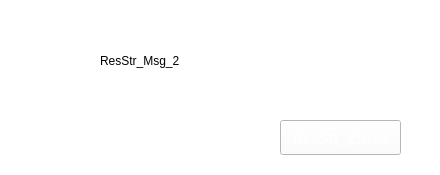
<?xml version="1.0" encoding="UTF-8"?>
<ui version="4.0">
 <class>SettingWarming</class>
 <widget class="QDialog" name="SettingWarming">
  <property name="geometry">
   <rect>
    <x>0</x>
    <y>0</y>
    <width>440</width>
    <height>175</height>
   </rect>
  </property>
  <property name="minimumSize">
   <size>
    <width>440</width>
    <height>175</height>
   </size>
  </property>
  <property name="maximumSize">
   <size>
    <width>440</width>
    <height>175</height>
   </size>
  </property>
  <property name="sizeIncrement">
   <size>
    <width>11</width>
    <height>0</height>
   </size>
  </property>
  <property name="windowTitle">
   <string/>
  </property>
  <property name="styleSheet">
   <string notr="true">background-color: rgb(255, 255, 255);</string>
  </property>
  <widget class="QLabel" name="label">
   <property name="geometry">
    <rect>
     <x>100</x>
     <y>15</y>
     <width>331</width>
     <height>91</height>
    </rect>
   </property>
   <property name="font">
    <font>
     <family>Arial</family>
    </font>
   </property>
   <property name="styleSheet">
    <string notr="true">
QLabel{
	border:transparent;
}</string>
   </property>
   <property name="lineWidth">
    <number>3</number>
   </property>
   <property name="text">
    <string>ResStr_Msg_2</string>
   </property>
   <property name="wordWrap">
    <bool>true</bool>
   </property>
  </widget>
  <widget class="QLabel" name="warningLabel">
   <property name="geometry">
    <rect>
     <x>30</x>
     <y>40</y>
     <width>58</width>
     <height>54</height>
    </rect>
   </property>
   <property name="styleSheet">
    <string notr="true">QLabel{
border-image: url(:/Images/Warning.tif);
}</string>
   </property>
   <property name="text">
    <string/>
   </property>
  </widget>
  <widget class="BusyRefreshLabel" name="busyLabel">
   <property name="geometry">
    <rect>
     <x>30</x>
     <y>40</y>
     <width>58</width>
     <height>54</height>
    </rect>
   </property>
  </widget>
  <widget class="QPushButton" name="btClose">
   <property name="geometry">
    <rect>
     <x>280</x>
     <y>120</y>
     <width>121</width>
     <height>35</height>
    </rect>
   </property>
   <property name="baseSize">
    <size>
     <width>0</width>
     <height>0</height>
    </size>
   </property>
   <property name="font">
    <font>
     <family>微软雅黑</family>
     <pointsize>12</pointsize>
     <weight>50</weight>
     <italic>false</italic>
     <bold>false</bold>
    </font>
   </property>
   <property name="focusPolicy">
    <enum>Qt::NoFocus</enum>
   </property>
   <property name="styleSheet">
    <string notr="true">
#btClose{
	border-image: url(:/Images/Btn_Green.png);
	font: 12pt &quot;微软雅黑&quot;;
	color: rgb(255, 255, 255);
}

#btClose:pressed {
	color: rgb(255, 255, 255);
	border-image: url(:/Images/Btn_Green_Pressed.png);
	font: 12pt &quot;微软雅黑&quot;;	

}

#btClose:hover {
	font: 12pt &quot;微软雅黑&quot;;	
	color: rgb(0, 0, 0);
}

#btClose:disabled{
border-image: url(:/Images/Btn_Scan_Disabled.png) ;

color:white;
}</string>
   </property>
   <property name="text">
    <string>ResStr_Close</string>
   </property>
   <property name="iconSize">
    <size>
     <width>16</width>
     <height>23</height>
    </size>
   </property>
   <property name="autoDefault">
    <bool>true</bool>
   </property>
  </widget>
  <zorder>label</zorder>
  <zorder>busyLabel</zorder>
  <zorder>warningLabel</zorder>
  <zorder>btClose</zorder>
 </widget>
 <customwidgets>
  <customwidget>
   <class>BusyRefreshLabel</class>
   <extends>QLabel</extends>
   <header>busyrefreshlabel.h</header>
  </customwidget>
 </customwidgets>
 <resources/>
 <connections/>
</ui>
